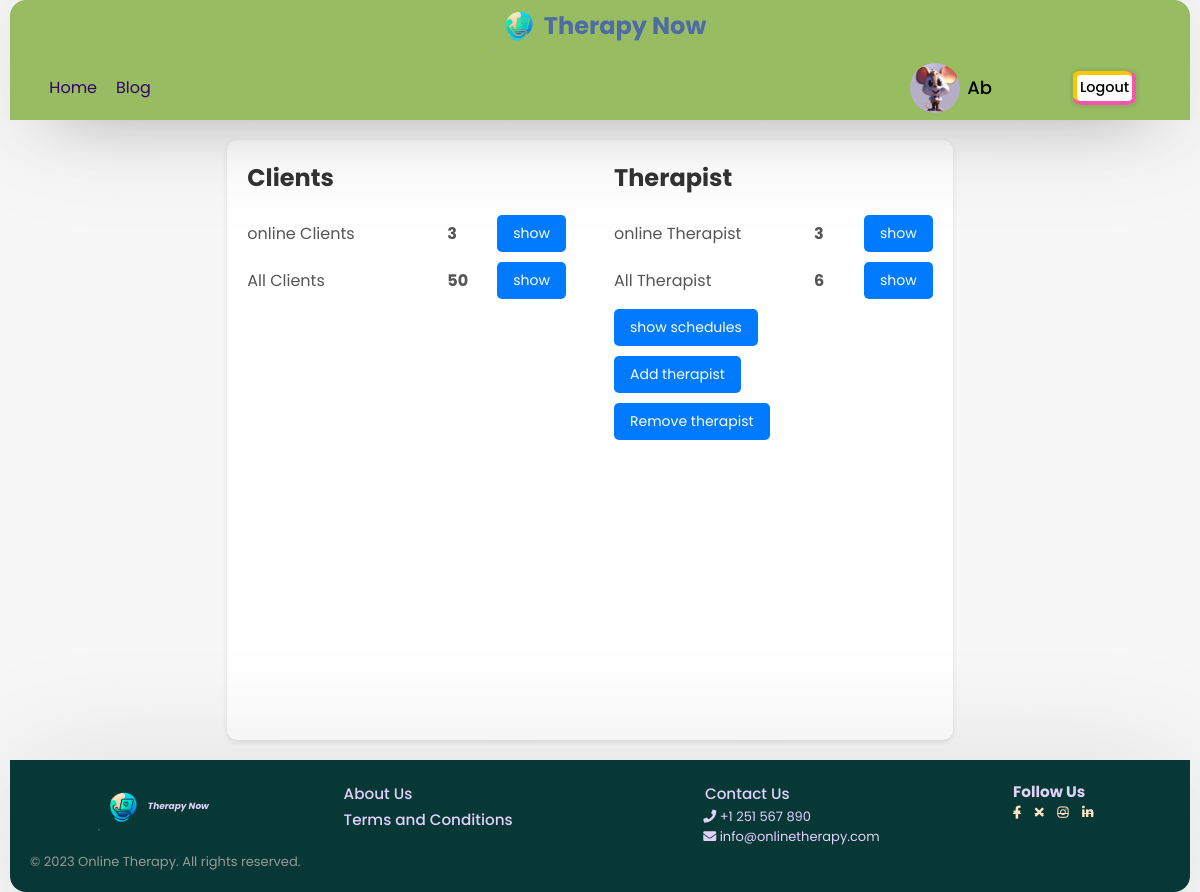
Screenshot of /admin.php (signed in) with the database file from the repository.
### tables this page shows
CREATE TABLE `users` (
  `user_id` int(11) NOT NULL,
  `unique_id` int(255) NOT NULL,
  `fname` varchar(255) NOT NULL,
  `lname` varchar(255) NOT NULL,
  `email` varchar(255) NOT NULL,
  `password` varchar(255) NOT NULL,
  `img` varchar(255) NOT NULL,
  `status` varchar(255) NOT NULL,
  `gender` varchar(10) DEFAULT NULL,
  `birthdate` date DEFAULT NULL,
  `relationship` varchar(100) DEFAULT NULL,
  `r_date` date DEFAULT curdate(),
  `r_time` time DEFAULT curtime()
);

### php/feachToDisplayData.php (called while the page is built, shortened)
<?php
function countRows($conn, $table, $condition = "") {
    $sql = "SELECT COUNT(*) AS total_rows FROM $table $condition";
    $result = mysqli_query($conn, $sql);
    if ($result) {
        $row = mysqli_fetch_assoc($result);
        return $row['total_rows'];
    } else {
        return 0;
    }
}
?>

### admin.php (the view, shortened to what this page needs)
<?php
require_once 'head.php';
require_once "php/config.php";
require_once "php/feachToDisplayData.php";
?>
<body>
  <?php require_once "header.php"; ?>
  <div class="container admin">
    <section class="left-section">
      <div class="client">
        <h2>Clients</h2>
        <div class="online-clients-number row">
          <span>online Clients</span>
          <span class="count-number"> <?= countRows($conn, 'users', "WHERE status = 'Active now'") ?></span>
          <button id="show-online-client">show</button>
        </div>
        <div class="all-clients-number row">
          <span>All Clients</span>
          <span class="count-number"><?= countRows($conn, 'users') ?></span>
          <button id="show-all-client">show</button>
        </div>
      </div>
      <div class="therapist">
        <h2>Therapist</h2>
        <div class="row online-therapist-number">
          <span>online Therapist</span>
          <span class="count-number"><?= countRows($conn, 'therapist', "WHERE status = 'Active now'") ?></span>
          <button id="show-online-therapist">show</button>
        </div>
        <div class="all-therapist-number row">
          <span>All Therapist</span>
          <span class="count-number"><?= countRows($conn, 'therapist') ?></span>
          <button id="show-all-therapist">show</button>
        </div>
        <div class="row button">
          <button id="show-shedules">show schedules</button>
        </div>
        <div class="row button">
          <button id="show-add-therapist-form">Add therapist</button>
        </div>
        <div class="row button">
          <button id="show-therapist-remove">Remove therapist</button>
        </div>
      </div>
    </section>
  </div>
  <?php require_once "footer.php"; ?>
</body>
</html>

### header.php (shortened to what this page needs)
<div id="header-container">
    <div class="logo">
        <a href="index.php">
            <img src="img/logo.png" alt="">
            <h1>Therapy Now</h1>
        </a>
    </div>
    <header>
        <div class="navigation-menu">
            <div class="navigation-links">
                <a href="index.php">Home</a>
                <a href="blog.php">Blog</a>
            </div>
        </div>
        <?php require_once "php/config.php";
        if (!isset($_SESSION['unique_id'])) { ?>
            <div class="user-buttons c d">
                <a href="signup.php">Sign up</a>
                <a href="login.php">Log in</a>
            </div>
       <?php }else {
            $sql = mysqli_query($conn, "SELECT * FROM users WHERE unique_id = {$_SESSION['unique_id']}");
            if (mysqli_num_rows($sql) > 0) {
                $row = mysqli_fetch_assoc($sql);
            } else {
                $sql = mysqli_query($conn, "SELECT * FROM therapist WHERE unique_id = {$_SESSION['unique_id']}");
                $row = mysqli_fetch_assoc($sql);
            } ?>
            <div class="user-buttons user-profile c">
                <a href="profile.php" class="pro_link">
                    <img src="php/images/<?php echo $row['img']; ?>" alt="">
                    <span><?php echo $row['fname'] ?></span>
                </a>
                <a href="php/logout.php?logout_id=<?php echo $row['unique_id']; ?>" class="logout">Logout</a>
            </div>
    <?php } ?>
    </header>
</div>

### style.css (style rules this page uses)
* { margin: 0; padding: 0; box-sizing: border-box; text-decoration: none; font-family: 'Poppins', sans-serif; }
body { display: flex; flex-direction: column; align-items: center; justify-content: space-between; min-height: 100vh; background: #f7f7f7; padding: 0 10px; }
.wrapper, #header-container, footer { box-shadow: 0 0 128px 0 rgba(0, 0, 0, 0.1), 0 32px 64px -48px rgba(0, 0, 0, 0.5); }
#header-container, footer { background-color: #fff; }
img { width: 50px; height: 50px; }
#header-container .logo img { width: 50px; }
#header-container .logo h1 { color: #4E6BA4; }
#header-container { z-index: 1; background-color: #97BC62; display: flex; align-items: center; justify-content: space-around; width: 100%; height: 120px; position: sticky; top: 0; left: 0; flex-direction: column; border-top-left-radius: 16px; border-top-right-radius: 16px; }
#header-container header { display: flex; align-items: center; justify-content: space-around; display: flex; width: 100%; height: auto; flex-grow: 1; }
#header-container .navigation-menu { flex-grow: 0.5; width: 100%; margin-left: 2em; }
#header-container a { margin: 1%; }
#header-container .c a { text-align: center; cursor: pointer; text-decoration: none; color: #000; background: #fff; margin: 10px; border-radius: 10%; padding: 0.2em; font-size: 0.9em; font-weight: 500; box-shadow: rgb(255, 198, 0) -2px -2px 0px 2px, rgb(246, 84, 174) 0px 0px 0px 4px, rgba(0, 0, 0, 0.05) 0px 0px 2px 7px; transition: all 0.2s; }
#header-container .c a.pro_link { display: flex; align-items: center; background: none; bottom: none; box-shadow: none; min-width: 150px; max-width: 150px; margin-left: 0; }
#header-container .user-profile { display: flex; width: 50%; align-items: center; justify-content: flex-end; margin-right: 3em; }
#header-container .user-profile img { object-fit: cover; border-radius: 50%; height: 50px; width: 50px; }
#header-container .user-profile span { font-size: 18px; font-weight: 500; color: #000; margin-left: 5%; }
#header-container .logo a { margin: 0; padding: 0; display: flex; color: #333; align-items: center; }
.navigation-menu { flex-grow: 0.5; width: 100%; margin-left: 2em; }
a { margin: 1%; }
.c a { text-align: center; cursor: pointer; text-decoration: none; color: #000; background: #fff; margin: 10px; border-radius: 10%; padding: 0.2em; font-size: 0.9em; font-weight: 500; box-shadow: rgb(255, 198, 0) -2px -2px 0px 2px, rgb(246, 84, 174) 0px 0px 0px 4px, rgba(0, 0, 0, 0.05) 0px 0px 2px 7px; transition: all 0.2s; }
.c a.pro_link { display: flex; align-items: center; background: none; bottom: none; box-shadow: none; min-width: 150px; max-width: 150px; margin-left: 0; }
#header-container .logo a { font-size: clamp(0.75em, 1vw, 2vw); margin: 0; padding: 0; display: flex; color: #333; }
h1 { color: green; }
a { color: #36006b; }

### admin.php (style rules this page uses)
.admin { display: flex; gap: 1em; }
.admin .left-section { display: flex; flex-direction: row; gap: 3em; }
.admin { display: flex; min-height: 80vh; width: 100vw; padding: 20px; justify-content: center; }
.admin .left-section { width: max-content; background-color: #fff; padding: 20px; border-radius: 10px; box-shadow: 0 2px 5px rgba(0, 0, 0, 0.1); margin-right: 20px; flex-wrap: wrap; }
.admin .left-section h2 { margin-bottom: 20px; color: #333; }
.admin .row { display: flex; justify-content: space-between; align-items: center; margin-bottom: 10px; }
.admin .row span { font-size: 16px; color: #555; width: 200px; }
.admin .row span.count-number { width: 50px !important; }
.admin .count-number { font-weight: bold; color: #007bff; }
.admin .button button { padding: 8px 16px; background-color: #007bff; color: #fff; border: none; border-radius: 5px; cursor: pointer; }
.left-section .row button { padding: 8px 16px; background-color: #007bff; color: #fff; border: none; border-radius: 5px; cursor: pointer; font-size: 14px; transition: background-color 0.3s ease; }

### rows the page displays
users: img (picture), fname "Ab"

### other values shown
countRows($conn, 'users', "WHERE status = 'Active now'") "3"
countRows($conn, 'users') "50"
countRows($conn, 'therapist', "WHERE status = 'Active now'") "3"
countRows($conn, 'therapist') "6"
